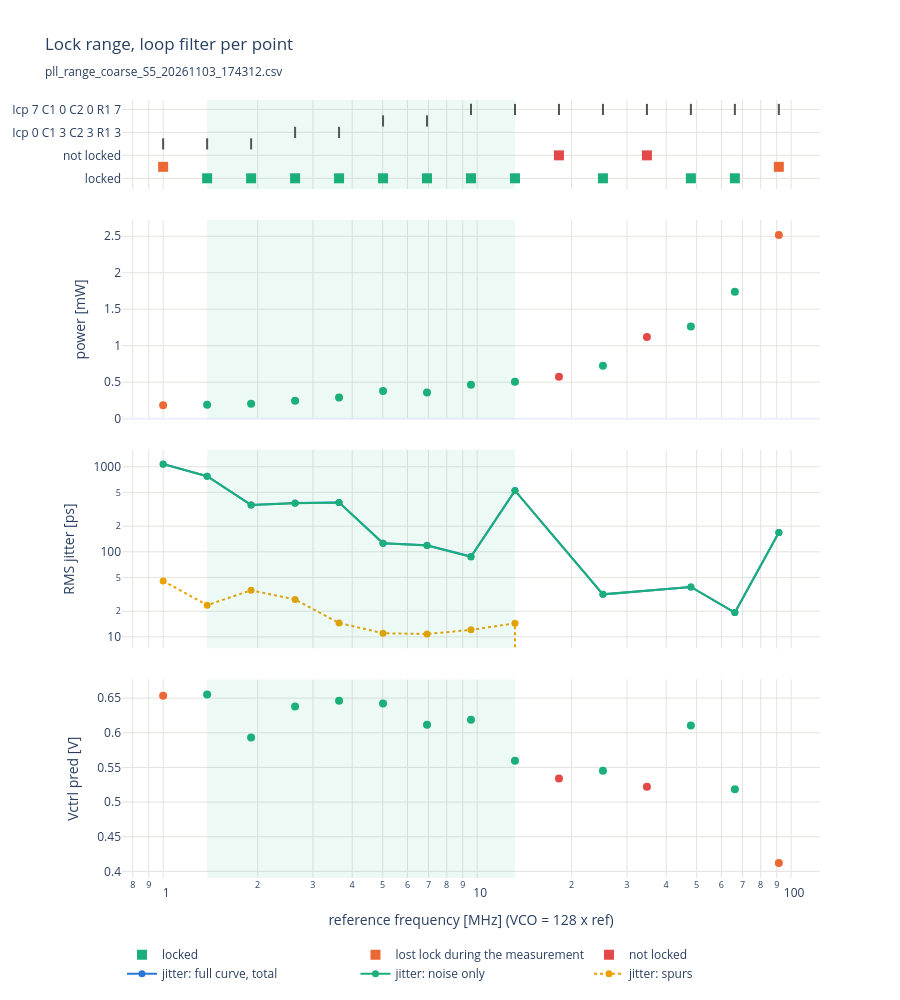

Here is the notebook cell this chart was saved with:
### Code cell
# Lock range overview against the reference frequency (VCO = 128 x ref): result per point and, when it changes over
# the sweep, the loop filter of every point (top), PLL supply power (every configured point), RMS jitter (measured
# points: full curve total, noise only, spurs) and the lookup table's expected Vctrl of the chosen VCO setting.
# Shaded: the lock range (longest stretch of locked points).
fig = make_subplots(rows=4, cols=1, shared_xaxes=True, vertical_spacing=0.04, row_heights=[0.13, 0.29, 0.29, 0.29])
hover = "ref %{x:.3f} MHz (VCO %{customdata:.0f} MHz), filter %{hovertext}"
for cat, color in CATEGORY_COLORS.items():
    d = runs[runs["category"] == cat]
    if d.empty:
        continue
    fig.add_scatter(x=d["f_ref"] / 1e6, y=[cat] * len(d), mode="markers", name=cat, row=1, col=1,
                    marker=dict(color=color, size=10, symbol="square"), customdata=d["f_vco"] / 1e6,
                    hovertext=d["filter"], hovertemplate=f"{cat}<br>{hover}<extra></extra>")
    fig.add_scatter(x=d["f_ref"] / 1e6, y=d["pll_p"] * 1e3, mode="markers", showlegend=False, row=2, col=1,
                    marker=dict(color=color, size=8), customdata=d["f_vco"] / 1e6, hovertext=d["filter"],
                    hovertemplate=f"%{{y:.3f}} mW<br>{hover}<extra></extra>")
    fig.add_scatter(x=d["f_ref"] / 1e6, y=d["vctrl_pred"], mode="markers", showlegend=False, row=4, col=1,
                    marker=dict(color=color, size=8), customdata=d["f_vco"] / 1e6, hovertext=d["filter"],
                    hovertemplate=f"Vctrl %{{y:.3f}} V<br>{hover}<extra></extra>")
if FILTER_TXT == "per point":  # which filter covers which band
    fig.add_scatter(x=runs["f_ref"] / 1e6, y=runs["filter"], mode="markers", showlegend=False, row=1, col=1,
                    marker=dict(color=INK, size=8, symbol="line-ns-open", line=dict(width=2)),
                    customdata=runs["f_vco"] / 1e6, hovertext=runs["filter"],
                    hovertemplate=f"{hover}<extra></extra>")
for col, name, color, dash in (("time_jitter_trace_ps", "jitter: full curve, total", PALETTE[0], "solid"),
                               ("time_jitter_noise_ps", "jitter: noise only", PALETTE[2], "solid"),
                               ("time_jitter_spur_ps", "jitter: spurs", PALETTE[3], "dot")):
    fig.add_scatter(x=ok["f_ref"] / 1e6, y=ok[col], mode="lines+markers", name=name, row=3, col=1,
                    line=dict(color=color, width=2, dash=dash), marker=dict(size=7), customdata=ok["f_vco"] / 1e6,
                    hovertext=ok["filter"], hovertemplate=f"{name} %{{y:.2f}} ps<br>{hover}<extra></extra>")
if LOCK:
    fig.add_vrect(x0=LOCK[0] / 1e6, x1=LOCK[1] / 1e6, fillcolor=PALETTE[2], opacity=0.08, line_width=0)
fig.update_layout(title=f"Lock range, loop filter {FILTER_TXT}<br><sub>{RESULT_CSV.name}</sub>",
                  template="plotly_white", height=900 + (100 if FILTER_TXT == "per point" else 0),
                  legend=dict(orientation="h", y=-0.08), hoverlabel=dict(namelength=-1))
fig.update_xaxes(type="log", gridcolor=GRID)
fig.update_xaxes(title="reference frequency [MHz] (VCO = 128 x ref)", row=4)
fig.update_yaxes(gridcolor=GRID)
fig.update_yaxes(showticklabels=FILTER_TXT == "per point", row=1)  # the filter labels; the results in the legend
fig.update_yaxes(title="power [mW]", rangemode="tozero", row=2)
fig.update_yaxes(title="RMS jitter [ps]", type="log", row=3)
fig.update_yaxes(title="Vctrl pred [V]", row=4)
save(fig, "overview")

### Figure 1 — Plotly figure (JSON) as saved in the notebook; plotly's stock layout.template omitted (floating-point values rounded to 4 significant figures)
{"data": [{"customdata": [176.7, 244.0, 336.8, 465.0, 642.0, 886.4, 1224.0, 1690.0, 3220.0, 6138.0, 8475.0], "hovertemplate": "locked<br>ref %{x:.3f} MHz (VCO %{customdata:.0f} MHz), filter %{hovertext}<extra></extra>", "hovertext": ["Icp 0 C1 7 C2 3 R1 3", "Icp 0 C1 7 C2 3 R1 3", "Icp 0 C1 3 C2 3 R1 3", "Icp 0 C1 3 C2 3 R1 3", "Icp 3 C1 3 C2 3 R1 3", "Icp 3 C1 3 C2 3 R1 3", "Icp 7 C1 0 C2 0 R1 7", "Icp 7 C1 0 C2 0 R1 7", "Icp 7 C1 0 C2 0 R1 7", "Icp 7 C1 0 C2 0 R1 7", "Icp 7 C1 0 C2 0 R1 7"], "marker": {"color": "#1baf7a", "size": 10, "symbol": "square"}, "mode": "markers", "name": "locked", "type": "scatter", "x": [1.381, 1.906, 2.632, 3.633, 5.016, 6.925, 9.561, 13.2, 25.16, 47.96, 66.21], "xaxis": "x", "y": ["locked", "locked", "locked", "locked", "locked", "locked", "locked", "locked", "locked", "locked", "locked"], "yaxis": "y"}, {"customdata": [176.7, 244.0, 336.8, 465.0, 642.0, 886.4, 1224.0, 1690.0, 3220.0, 6138.0, 8475.0], "hovertemplate": "%{y:.3f} mW<br>ref %{x:.3f} MHz (VCO %{customdata:.0f} MHz), filter %{hovertext}<extra></extra>", "hovertext": ["Icp 0 C1 7 C2 3 R1 3", "Icp 0 C1 7 C2 3 R1 3", "Icp 0 C1 3 C2 3 R1 3", "Icp 0 C1 3 C2 3 R1 3", "Icp 3 C1 3 C2 3 R1 3", "Icp 3 C1 3 C2 3 R1 3", "Icp 7 C1 0 C2 0 R1 7", "Icp 7 C1 0 C2 0 R1 7", "Icp 7 C1 0 C2 0 R1 7", "Icp 7 C1 0 C2 0 R1 7", "Icp 7 C1 0 C2 0 R1 7"], "marker": {"color": "#1baf7a", "size": 8}, "mode": "markers", "showlegend": false, "type": "scatter", "x": [1.381, 1.906, 2.632, 3.633, 5.016, 6.925, 9.561, 13.2, 25.16, 47.96, 66.21], "xaxis": "x2", "y": [0.1914, 0.2037, 0.2468, 0.2906, 0.3779, 0.3597, 0.4637, 0.505, 0.7241, 1.262, 1.741], "yaxis": "y2"}, {"customdata": [176.7, 244.0, 336.8, 465.0, 642.0, 886.4, 1224.0, 1690.0, 3220.0, 6138.0, 8475.0], "hovertemplate": "Vctrl %{y:.3f} V<br>ref %{x:.3f} MHz (VCO %{customdata:.0f} MHz), filter %{hovertext}<extra></extra>", "hovertext": ["Icp 0 C1 7 C2 3 R1 3", "Icp 0 C1 7 C2 3 R1 3", "Icp 0 C1 3 C2 3 R1 3", "Icp 0 C1 3 C2 3 R1 3", "Icp 3 C1 3 C2 3 R1 3", "Icp 3 C1 3 C2 3 R1 3", "Icp 7 C1 0 C2 0 R1 7", "Icp 7 C1 0 C2 0 R1 7", "Icp 7 C1 0 C2 0 R1 7", "Icp 7 C1 0 C2 0 R1 7", "Icp 7 C1 0 C2 0 R1 7"], "marker": {"color": "#1baf7a", "size": 8}, "mode": "markers", "showlegend": false, "type": "scatter", "x": [1.381, 1.906, 2.632, 3.633, 5.016, 6.925, 9.561, 13.2, 25.16, 47.96, 66.21], "xaxis": "x4", "y": [0.6554, 0.5933, 0.6381, 0.6461, 0.6424, 0.6115, 0.6189, 0.5595, 0.5453, 0.6106, 0.5185], "yaxis": "y4"}, {"customdata": [128.0, 11700.0], "hovertemplate": "lost lock during the measurement<br>ref %{x:.3f} MHz (VCO %{customdata:.0f} MHz), filter %{hovertext}<extra></extra>", "hovertext": ["Icp 0 C1 7 C2 3 R1 3", "Icp 7 C1 0 C2 0 R1 7"], "marker": {"color": "#eb6834", "size": 10, "symbol": "square"}, "mode": "markers", "name": "lost lock during the measurement", "type": "scatter", "x": [1.0, 91.41], "xaxis": "x", "y": ["lost lock during the measurement", "lost lock during the measurement"], "yaxis": "y"}, {"customdata": [128.0, 11700.0], "hovertemplate": "%{y:.3f} mW<br>ref %{x:.3f} MHz (VCO %{customdata:.0f} MHz), filter %{hovertext}<extra></extra>", "hovertext": ["Icp 0 C1 7 C2 3 R1 3", "Icp 7 C1 0 C2 0 R1 7"], "marker": {"color": "#eb6834", "size": 8}, "mode": "markers", "showlegend": false, "type": "scatter", "x": [1.0, 91.41], "xaxis": "x2", "y": [0.1852, 2.516], "yaxis": "y2"}, {"customdata": [128.0, 11700.0], "hovertemplate": "Vctrl %{y:.3f} V<br>ref %{x:.3f} MHz (VCO %{customdata:.0f} MHz), filter %{hovertext}<extra></extra>", "hovertext": ["Icp 0 C1 7 C2 3 R1 3", "Icp 7 C1 0 C2 0 R1 7"], "marker": {"color": "#eb6834", "size": 8}, "mode": "markers", "showlegend": false, "type": "scatter", "x": [1.0, 91.41], "xaxis": "x4", "y": [0.6533, 0.412], "yaxis": "y4"}, {"customdata": [2333.0, 4446.0], "hovertemplate": "not locked<br>ref %{x:.3f} MHz (VCO %{customdata:.0f} MHz), filter %{hovertext}<extra></extra>", "hovertext": ["Icp 7 C1 0 C2 0 R1 7", "Icp 7 C1 0 C2 0 R1 7"], "marker": {"color": "#e34948", "size": 10, "symbol": "square"}, "mode": "markers", "name": "not locked", "type": "scatter", "x": [18.22, 34.73], "xaxis": "x", "y": ["not locked", "not locked"], "yaxis": "y"}, {"customdata": [2333.0, 4446.0], "hovertemplate": "%{y:.3f} mW<br>ref %{x:.3f} MHz (VCO %{customdata:.0f} MHz), filter %{hovertext}<extra></extra>", "hovertext": ["Icp 7 C1 0 C2 0 R1 7", "Icp 7 C1 0 C2 0 R1 7"], "marker": {"color": "#e34948", "size": 8}, "mode": "markers", "showlegend": false, "type": "scatter", "x": [18.22, 34.73], "xaxis": "x2", "y": [0.5734, 1.118], "yaxis": "y2"}, {"customdata": [2333.0, 4446.0], "hovertemplate": "Vctrl %{y:.3f} V<br>ref %{x:.3f} MHz (VCO %{customdata:.0f} MHz), filter %{hovertext}<extra></extra>", "hovertext": ["Icp 7 C1 0 C2 0 R1 7", "Icp 7 C1 0 C2 0 R1 7"], "marker": {"color": "#e34948", "size": 8}, "mode": "markers", "showlegend": false, "type": "scatter", "x": [18.22, 34.73], "xaxis": "x4", "y": [0.5341, 0.5221], "yaxis": "y4"}, {"customdata": [128.0, 176.7, 244.0, 336.8, 465.0, 642.0, 886.4, 1224.0, 1690.0, 2333.0, 3220.0, 4446.0, 6138.0, 8475.0, 11700.0], "hovertemplate": "ref %{x:.3f} MHz (VCO %{customdata:.0f} MHz), filter %{hovertext}<extra></extra>", "hovertext": ["Icp 0 C1 7 C2 3 R1 3", "Icp 0 C1 7 C2 3 R1 3", "Icp 0 C1 7 C2 3 R1 3", "Icp 0 C1 3 C2 3 R1 3", "Icp 0 C1 3 C2 3 R1 3", "Icp 3 C1 3 C2 3 R1 3", "Icp 3 C1 3 C2 3 R1 3", "Icp 7 C1 0 C2 0 R1 7", "Icp 7 C1 0 C2 0 R1 7", "Icp 7 C1 0 C2 0 R1 7", "Icp 7 C1 0 C2 0 R1 7", "Icp 7 C1 0 C2 0 R1 7", "Icp 7 C1 0 C2 0 R1 7", "Icp 7 C1 0 C2 0 R1 7", "Icp 7 C1 0 C2 0 R1 7"], "marker": {"color": "#52514e", "line": {"width": 2}, "size": 8, "symbol": "line-ns-open"}, "mode": "markers", "showlegend": false, "type": "scatter", "x": [1.0, 1.381, 1.906, 2.632, 3.633, 5.016, 6.925, 9.561, 13.2, 18.22, 25.16, 34.73, 47.96, 66.21, 91.41], "xaxis": "x", "y": ["Icp 0 C1 7 C2 3 R1 3", "Icp 0 C1 7 C2 3 R1 3", "Icp 0 C1 7 C2 3 R1 3", "Icp 0 C1 3 C2 3 R1 3", "Icp 0 C1 3 C2 3 R1 3", "Icp 3 C1 3 C2 3 R1 3", "Icp 3 C1 3 C2 3 R1 3", "Icp 7 C1 0 C2 0 R1 7", "Icp 7 C1 0 C2 0 R1 7", "Icp 7 C1 0 C2 0 R1 7", "Icp 7 C1 0 C2 0 R1 7", "Icp 7 C1 0 C2 0 R1 7", "Icp 7 C1 0 C2 0 R1 7", "Icp 7 C1 0 C2 0 R1 7", "Icp 7 C1 0 C2 0 R1 7"], "yaxis": "y"}, {"customdata": [128.0, 176.7, 244.0, 336.8, 465.0, 642.0, 886.4, 1224.0, 1690.0, 3220.0, 6138.0, 8475.0, 11700.0], "hovertemplate": "jitter: full curve, total %{y:.2f} ps<br>ref %{x:.3f} MHz (VCO %{customdata:.0f} MHz), filter %{hovertext}<extra></extra>", "hovertext": ["Icp 0 C1 7 C2 3 R1 3", "Icp 0 C1 7 C2 3 R1 3", "Icp 0 C1 7 C2 3 R1 3", "Icp 0 C1 3 C2 3 R1 3", "Icp 0 C1 3 C2 3 R1 3", "Icp 3 C1 3 C2 3 R1 3", "Icp 3 C1 3 C2 3 R1 3", "Icp 7 C1 0 C2 0 R1 7", "Icp 7 C1 0 C2 0 R1 7", "Icp 7 C1 0 C2 0 R1 7", "Icp 7 C1 0 C2 0 R1 7", "Icp 7 C1 0 C2 0 R1 7", "Icp 7 C1 0 C2 0 R1 7"], "line": {"color": "#2a78d6", "dash": "solid", "width": 2}, "marker": {"size": 7}, "mode": "lines+markers", "name": "jitter: full curve, total", "type": "scatter", "x": [1.0, 1.381, 1.906, 2.632, 3.633, 5.016, 6.925, 9.561, 13.2, 25.16, 47.96, 66.21, 91.41], "xaxis": "x3", "y": [1075.0, 774.7, 355.8, 373.9, 381.1, 126.4, 119.4, 87.97, 524.1, 31.6, 38.65, 19.32, 168.5], "yaxis": "y3"}, {"customdata": [128.0, 176.7, 244.0, 336.8, 465.0, 642.0, 886.4, 1224.0, 1690.0, 3220.0, 6138.0, 8475.0, 11700.0], "hovertemplate": "jitter: noise only %{y:.2f} ps<br>ref %{x:.3f} MHz (VCO %{customdata:.0f} MHz), filter %{hovertext}<extra></extra>", "hovertext": ["Icp 0 C1 7 C2 3 R1 3", "Icp 0 C1 7 C2 3 R1 3", "Icp 0 C1 7 C2 3 R1 3", "Icp 0 C1 3 C2 3 R1 3", "Icp 0 C1 3 C2 3 R1 3", "Icp 3 C1 3 C2 3 R1 3", "Icp 3 C1 3 C2 3 R1 3", "Icp 7 C1 0 C2 0 R1 7", "Icp 7 C1 0 C2 0 R1 7", "Icp 7 C1 0 C2 0 R1 7", "Icp 7 C1 0 C2 0 R1 7", "Icp 7 C1 0 C2 0 R1 7", "Icp 7 C1 0 C2 0 R1 7"], "line": {"color": "#1baf7a", "dash": "solid", "width": 2}, "marker": {"size": 7}, "mode": "lines+markers", "name": "jitter: noise only", "type": "scatter", "x": [1.0, 1.381, 1.906, 2.632, 3.633, 5.016, 6.925, 9.561, 13.2, 25.16, 47.96, 66.21, 91.41], "xaxis": "x3", "y": [1074.0, 774.4, 354.0, 372.8, 380.8, 125.9, 118.9, 87.14, 523.9, 31.6, 38.65, 19.32, 168.5], "yaxis": "y3"}, {"customdata": [128.0, 176.7, 244.0, 336.8, 465.0, 642.0, 886.4, 1224.0, 1690.0, 3220.0, 6138.0, 8475.0, 11700.0], "hovertemplate": "jitter: spurs %{y:.2f} ps<br>ref %{x:.3f} MHz (VCO %{customdata:.0f} MHz), filter %{hovertext}<extra></extra>", "hovertext": ["Icp 0 C1 7 C2 3 R1 3", "Icp 0 C1 7 C2 3 R1 3", "Icp 0 C1 7 C2 3 R1 3", "Icp 0 C1 3 C2 3 R1 3", "Icp 0 C1 3 C2 3 R1 3", "Icp 3 C1 3 C2 3 R1 3", "Icp 3 C1 3 C2 3 R1 3", "Icp 7 C1 0 C2 0 R1 7", "Icp 7 C1 0 C2 0 R1 7", "Icp 7 C1 0 C2 0 R1 7", "Icp 7 C1 0 C2 0 R1 7", "Icp 7 C1 0 C2 0 R1 7", "Icp 7 C1 0 C2 0 R1 7"], "line": {"color": "#eda100", "dash": "dot", "width": 2}, "marker": {"size": 7}, "mode": "lines+markers", "name": "jitter: spurs", "type": "scatter", "x": [1.0, 1.381, 1.906, 2.632, 3.633, 5.016, 6.925, 9.561, 13.2, 25.16, 47.96, 66.21, 91.41], "xaxis": "x3", "y": [45.44, 23.59, 35.26, 27.53, 14.56, 11.03, 10.79, 12.08, 14.42, 0.0, 0.0, 0.0, 0.0], "yaxis": "y3"}], "layout": {"height": 1000, "hoverlabel": {"namelength": -1}, "legend": {"orientation": "h", "y": -0.08}, "shapes": [{"fillcolor": "#1baf7a", "line": {"width": 0}, "opacity": 0.08, "type": "rect", "x0": 1.381, "x1": 13.2, "xref": "x", "y0": 0, "y1": 1, "yref": "y domain"}, {"fillcolor": "#1baf7a", "line": {"width": 0}, "opacity": 0.08, "type": "rect", "x0": 1.381, "x1": 13.2, "xref": "x2", "y0": 0, "y1": 1, "yref": "y2 domain"}, {"fillcolor": "#1baf7a", "line": {"width": 0}, "opacity": 0.08, "type": "rect", "x0": 1.381, "x1": 13.2, "xref": "x3", "y0": 0, "y1": 1, "yref": "y3 domain"}, {"fillcolor": "#1baf7a", "line": {"width": 0}, "opacity": 0.08, "type": "rect", "x0": 1.381, "x1": 13.2, "xref": "x4", "y0": 0, "y1": 1, "yref": "y4 domain"}], "title": {"text": "Lock range, loop filter per point<br><sub>pll_range_coarse_S5_20261103_174312.csv</sub>"}, "xaxis": {"anchor": "y", "domain": [0, 1], "gridcolor": "#e4e3df", "matches": "x4", "showticklabels": false, "type": "log"}, "xaxis2": {"anchor": "y2", "domain": [0, 1], "gridcolor": "#e4e3df", "matches": "x4", "showticklabels": false, "type": "log"}, "xaxis3": {"anchor": "y3", "domain": [0, 1], "gridcolor": "#e4e3df", "matches": "x4", "showticklabels": false, "type": "log"}, "xaxis4": {"anchor": "y4", "domain": [0, 1], "gridcolor": "#e4e3df", "title": {"text": "reference frequency [MHz] (VCO = 128 x ref)"}, "type": "log"}, "yaxis": {"anchor": "x", "domain": [0.8856, 1], "gridcolor": "#e4e3df", "showticklabels": true}, "yaxis2": {"anchor": "x2", "domain": [0.5904, 0.8456], "gridcolor": "#e4e3df", "rangemode": "tozero", "title": {"text": "power [mW]"}}, "yaxis3": {"anchor": "x3", "domain": [0.2952, 0.5504], "gridcolor": "#e4e3df", "title": {"text": "RMS jitter [ps]"}, "type": "log"}, "yaxis4": {"anchor": "x4", "domain": [0, 0.2552], "gridcolor": "#e4e3df", "title": {"text": "Vctrl pred [V]"}}}}
